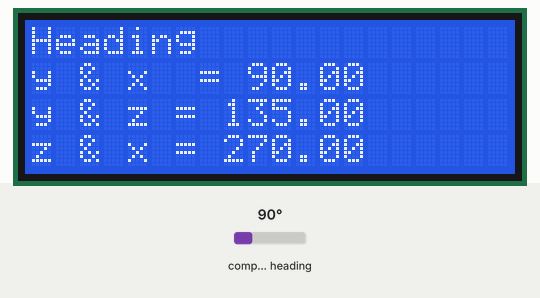
Recording of a sketch running on a simulated Arduino Uno, built with avr-gcc and run on an emulated ATmega328P. Shown: 20×4 character LCD. Wiring (inferred from the names in the program): QMC5883L compass at I2C address 0x0D. Inputs (shaded band) come from the test bench; at power-on: compass heading 90°. What the sketch prints to the serial monitor is not drawn.

Above: at 3.8 s.
3.9 s: compass heading set to 7°
At 4.9 s:
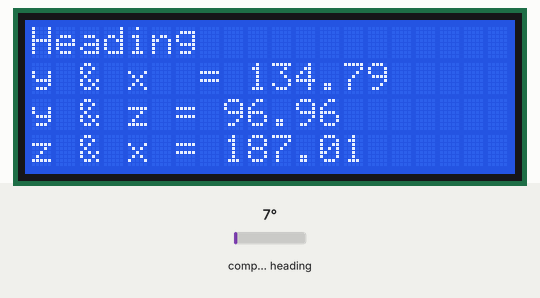
5.5 s: compass heading set to 180°
At 6.7 s:
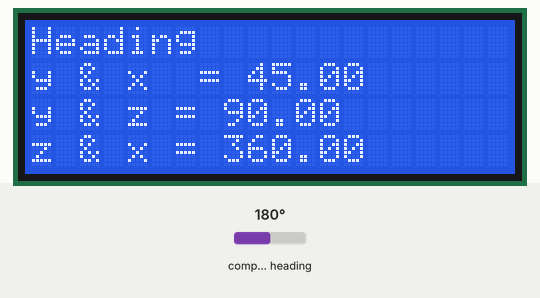
7.0 s: compass heading set to 269°
At 7.6 s:
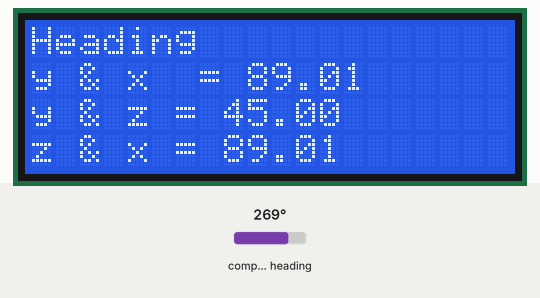
8.6 s: compass heading set to 2°
At 9.2 s:
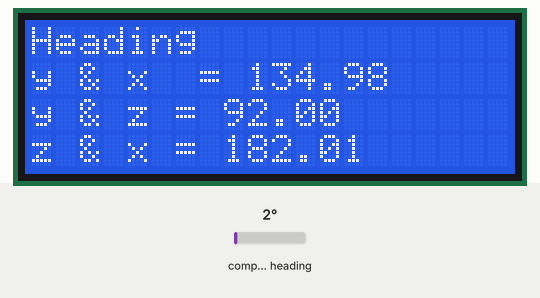
Timing chart, 0 to 11.3 s (numbered marks = the images above; inputs shaded):
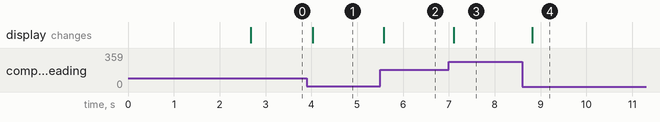

Measured:
- after the input at 3.9 s, the display: changes after 0.13 s (image 1)
- after the input at 5.5 s, the display: changes after 0.08 s (image 2)
- after the input at 7.0 s, the display: changes after 0.11 s (image 3)
- after the input at 8.6 s, the display: changes after 0.22 s (image 4)

The sketch:

QMC5883_test.ino
```cpp
#include <Wire.h> //I2C Arduino Library

#define addr 0x0D //I2C Address for The HMC5883

#include <LiquidCrystal_I2C.h>
LiquidCrystal_I2C lcd(0x27,20,4);  // set the LCD address to 0x27 for a 16 chars and 2 line display

void setup() {

  Serial.begin(9600);
  Wire.begin();


  Wire.beginTransmission(addr); //start talking
  Wire.write(0x0B); // Tell the HMC5883 to Continuously Measure
  Wire.write(0x01); // Set the Register
  Wire.endTransmission();
  Wire.beginTransmission(addr); //start talking
  Wire.write(0x09); // Tell the HMC5883 to Continuously Measure
  Wire.write(0x1D); // Set the Register
  Wire.endTransmission();

 // LCD setup
  lcd.init();
  lcd.clear();
  lcd.backlight();
  lcd.setCursor(0, 0);
  lcd.print("QMC5883L");
  lcd.setCursor(0, 1);
  lcd.print("v1.00.01");
  lcd.setCursor(0, 2);
  lcd.print("This one looks good?");

  delay(2500);
  lcd.clear();
}

void loop() {

  int x, y, z; //triple axis data
  int x1, y1, z1; // triple axis data
  int x2, y2, z2; // triple axis data

  //Tell the HMC what regist to begin writing data into


  Wire.beginTransmission(addr);
  Wire.write(0x00); //start with register 3.
  Wire.endTransmission();

  //Read the data.. 2 bytes for each axis.. 6 total bytes
  /*
  Wire.requestFrom(addr, 6);
  if (6 <= Wire.available()) {
    x = Wire.read(); //MSB  x
    x |= Wire.read() << 8; //LSB  x
    z = Wire.read(); //MSB  z
    z |= Wire.read() << 8; //LSB z
    y = Wire.read(); //MSB y
    y |= Wire.read() << 8; //LSB y
  }
*/

  //Read the data.. 2 bytes for each axis.. 6 total bytes
  Wire.requestFrom(addr, 6);
  if (6 <= Wire.available()) {
    x1 = Wire.read(); //MSB  x
    x2 |= Wire.read(); // << 8; //LSB  x
    z1 = Wire.read(); //MSB  z
    z2 |= Wire.read(); // << 8; //LSB z
    y1 = Wire.read(); //MSB y
    y2 |= Wire.read(); // << 8; //LSB y
  }

  x= x1 + (x2<<8);
  y= y1 + (y2<<8);
  z= z1 + (z2<<8);

  // Show Values
  Serial.print("  X Value: ");
  Serial.print(x);
  Serial.print("  Y Value: ");
  Serial.print(y);
  Serial.print("  Z Value: ");
  Serial.print(z);


  Wire.beginTransmission(addr);
  Wire.write(0x00); //start with register 3.
  Wire.endTransmission();


   // Calculate heading when the magnetometer is level.
  //float headingDegrees = atan2(raw.YAxis, raw.XAxis)*180/3.14+180;;
float s = 1.0f;
  float headingDegrees = atan2(y*s, x*s)*180/PI+180;;

  Serial.print("  Heading: ");
  Serial.print(headingDegrees);

float scale = 0.92f;
float b = atan2(y2*scale,x2*scale);
if (b<0)
  b += (2*3.14f);
  Serial.print("  Bearing: ");
  Serial.print(b);


  Serial.println();

   lcd.setCursor(0,0);
   lcd.print("Heading ");

   lcd.setCursor(0,1);
   lcd.print("y & x  = ");
   lcd.print(headingDegrees);
   lcd.print("  ");


//==================================================================
s=1.0f;
headingDegrees = atan2(y, z)*180/PI+180;;

  Serial.print("  Bearing: ");
  Serial.print(b);

//float heading = atan2(norm.YAxis, norm.XAxis);
   lcd.setCursor(0,2);
   lcd.print("y & z = ");
   lcd.print(headingDegrees);
   lcd.print("  ");

//==================================================================
s=1.0f;
headingDegrees = atan2(z, x)*180/PI+180;;

  Serial.print("  Bearing: ");
  Serial.print(b);

//float heading = atan2(norm.YAxis, norm.XAxis);
   lcd.setCursor(0,3);
   lcd.print("z & x = ");
   lcd.print(headingDegrees);
   lcd.print("  ");

  delay(100);
}
```
